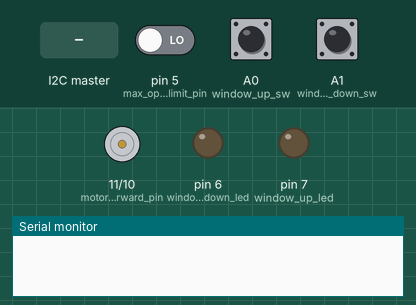
Recording of a sketch running on a simulated Arduino Uno, built with avr-gcc and run on an emulated ATmega328P. On the bench: motor-driver pin pairs drawn as motors (green arrow = first pin HIGH = forward, orange = second pin HIGH = backward, longer = more drive), output pins drawn as LEDs (lit = HIGH), the last lines printed to the serial monitor. The inputs (shaded band) are chosen by the test bench; at power-on: A0 (window_up_sw) HIGH, pin 5 (max_open_limit_pin) LOW, A1 (window_down_sw) HIGH. Pins used as bus, display or sensor lines are not drawn.

Above: at 1.2 s.
1.3 s: the I2C master sends the byte 1
2.8 s: A0 (window_up_sw) pulled LOW for 0.15 s
At 4.4 s:
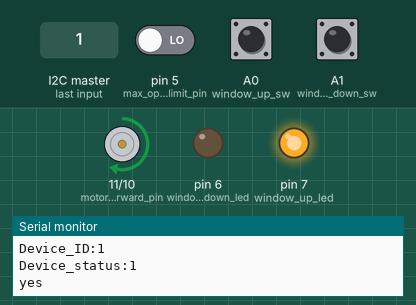
Timing chart, 0 to 5.9 s (numbered marks = the images above; inputs shaded):
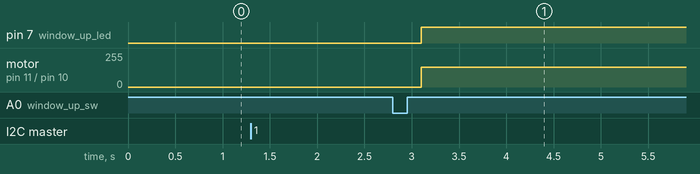

Measured:
- after the input at 2.8 s, pin 7 (window_up_led): LOW → HIGH after 0.30 s; motor on pin 11 (motor_forward_pin) / pin 10 (motor_reverse_pin): stopped → forward 150/255 after 0.30 s

The sketch:

power_window_control.ino
```cpp
#include <Wire.h>
#define SLAVE_ID 1
#define power_pin 13
#define motor_forward_pin 11
#define motor_reverse_pin 10
#define window_up_sw     A0
#define window_down_sw   A1
#define motor_speed 150
#define window_up_led 7
#define window_down_led 6
#define max_open_limit_pin 5
#define max_closed_limit_pin 4


int device_active = 0; //FOR CONTROLL SIGNAL FROM MAIN CONTROLLER

void receiveEvent(int bytes) {
  device_active = Wire.read();    // read one character from the I2C
  Serial.print("Device_ID:"); Serial.println(SLAVE_ID);
  Serial.print("Device_status:"); Serial.println(device_active);
}

void setup() {
  // put your setup code here, to run once:
  pinMode(power_pin, OUTPUT);
  pinMode(window_up_led, OUTPUT);
  pinMode(window_down_led, OUTPUT);
  pinMode(max_open_limit_pin, INPUT);
  pinMode(max_closed_limit_pin, INPUT);
  pinMode(window_up_sw, INPUT_PULLUP);
  pinMode(window_down_sw, INPUT_PULLUP);
  digitalWrite(power_pin, HIGH);

  Wire.begin(SLAVE_ID);  // Start the I2C Bus as Slave on address 1
  Wire.onReceive(receiveEvent);// Attach a function to trigger when something is received.
  Serial.begin(9600);

}

void loop() {
  if (device_active) {
    if (!digitalRead(window_up_sw)) { //if window up switch pressed
      delay(300); //wait for debouncing
      if (!digitalRead(window_up_sw)) { //if confirm switch pressed and manual mode on
        while (!digitalRead(window_up_sw) && !digitalRead(max_open_limit_pin)) { //While button pressed keep the motor in running untill max limit achieve
          digitalWrite(window_up_led, HIGH); //turn on window up led
          analogWrite(motor_forward_pin, motor_speed); //window move upward
          analogWrite(motor_reverse_pin, 0);
        }
        analogWrite(motor_forward_pin, 0); //stop operation
        digitalWrite(window_up_led, LOW);
      } else { //if user release the switch go to automatic mode
        Serial.println("yes");
        if (!digitalRead(max_open_limit_pin)) { //if max limit not achieved
          digitalWrite(window_up_led, HIGH); //turn on window up led
          analogWrite(motor_forward_pin, motor_speed); //window move upward
          analogWrite(motor_reverse_pin, 0);
          while (!digitalRead(max_open_limit_pin)); //do this to close the window completely
          analogWrite(motor_forward_pin, 0); //stop operation
          digitalWrite(window_up_led, LOW);
        }
      }
    }


    if (!digitalRead(window_down_sw)) { //if window down switch pressed
      delay(300); //wait for debouncing
      if (!digitalRead(window_down_sw)) { //if confirm switch pressed and manual mode on
        while (!digitalRead(window_down_sw) && !digitalRead(max_closed_limit_pin)) { //While button pressed keep the motor in running
          digitalWrite(window_down_led, HIGH); //turn on window up led
          analogWrite(motor_reverse_pin, motor_speed); //window move upward
          analogWrite(motor_forward_pin, 0);
        }
        analogWrite(motor_reverse_pin, 0); //stop operation
        digitalWrite(window_down_led, LOW);
      } else { //if user release the switch go to automatic mode
        if (!digitalRead(max_closed_limit_pin)) { //if max limit not achieved
          digitalWrite(window_down_led, HIGH); //turn on window down led
          analogWrite(motor_reverse_pin, motor_speed); //window move download
          analogWrite(motor_forward_pin, 0);
          while (!digitalRead(max_closed_limit_pin)); //do this to close the window completely
          analogWrite(motor_reverse_pin, 0); //stop operation
          digitalWrite(window_down_led, LOW);
        }
      }
    }
  } else {
    digitalWrite(window_up_led, LOW);
    digitalWrite(window_down_led, LOW);
    analogWrite(motor_reverse_pin, 0); //stop movement
    analogWrite(motor_reverse_pin, 0); //stop movement
  }
}
```
